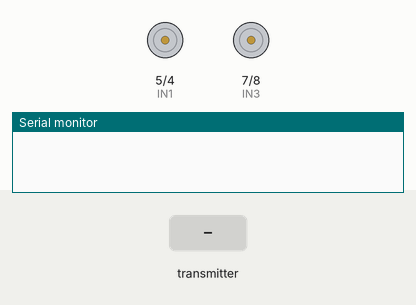
Recording of a sketch running on a simulated Arduino Uno, built with avr-gcc and run on an emulated ATmega328P. Parts: motor-driver pin pairs drawn as motors (green arrow = first pin HIGH = forward, orange = second pin HIGH = backward, longer = more drive, scaled by the enable pin), the last lines printed to the serial monitor. The test bench sets the inputs (shaded band). No radio packets arrive unless stated.

Above: at 2.2 s.
2.3 s: the transmitter starts sending data.0 = 0
3.8 s: the transmitter starts sending data.1 = 1023
At 4.8 s:
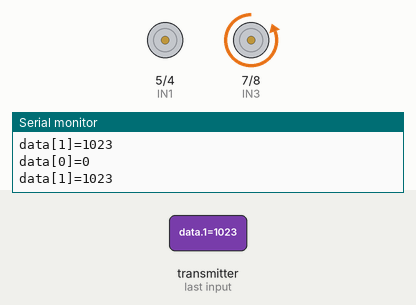
5.3 s: the transmitter starts sending data.0 = 1023
At 6.0 s:
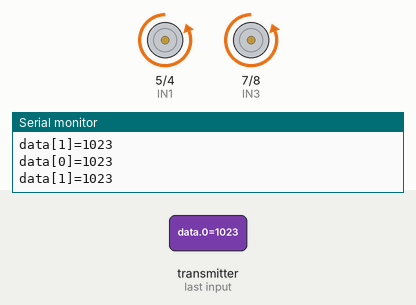
6.8 s: the transmitter starts sending data.1 = 256
At 7.1 s:
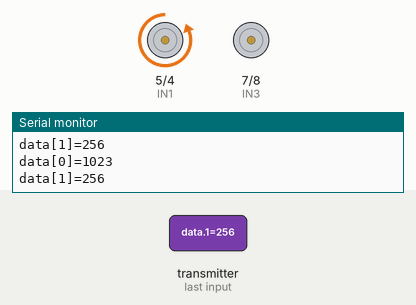
8.3 s: the transmitter starts sending data.0 = 256
At 9.4 s:
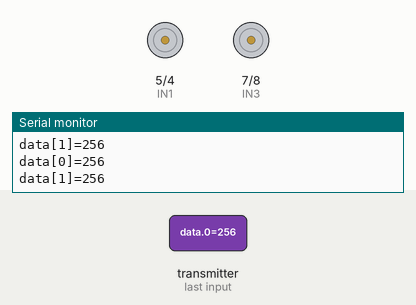
Timing chart, 0 to 10.8 s (numbered marks = the images above; inputs shaded):
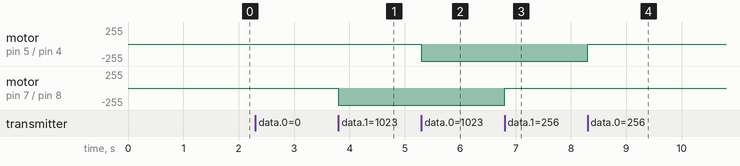

The sketch:

motorss.ino
```cpp
#include <SPI.h>                                          // Подключаем библиотеку  для работы с шиной SPI
#include "nRF24L01.h"                                     // Подключаем файл настроек из библиотеки RF24
#include "RF24.h"                                         // Подключаем библиотеку  для работы с nRF24L01+
RF24 radio(9, 10);                                        // Создаём объект radio   для работы с библиотекой RF24
int data[2];
int input=0,ost;
int r[2];
// визначаємо піни управління правим мотором
int IN1 = 5;
int IN2 = 4;
// визначаємо піни управління лівим мотором
int IN3 = 7;
int IN4 = 8;
// визначаємо піни управління швидкістю правого мотора
int ENA = 6;
// визначаємо піни управління швидкістю лівого мотора
int ENB = 3;


void setup()
{
Serial.begin(9600);
  delay(1000);                                          // Почнемо роботу індикатора
  radio.begin();                                        // Почнемо роботу nRF24L01 +
  radio.setChannel(5);                                  // Вказуємо канал прийому даних
  radio.setDataRate (RF24_1MBPS);                       // Вказуємо швидкість передачі даних
  radio.setPALevel (RF24_PA_HIGH);                      // Вказуємо потужність передавача
  radio.openReadingPipe (1,0x1234567890LL);            // Відкриваємо 1 трубу з ідентифікатором 0x1234567890 для прийому даних
  radio.startListening ();

  pinMode (IN1, OUTPUT);
  pinMode (IN2, OUTPUT);
  pinMode (IN3, OUTPUT);
  pinMode (IN4, OUTPUT);
  pinMode (ENA, OUTPUT);
  pinMode (ENB, OUTPUT);

}

void testA(int i)
{
  digitalWrite (IN2, HIGH);
  digitalWrite (IN1, LOW);
  analogWrite(ENA, i);
}
void testB(int i)
{
  digitalWrite (IN4, HIGH);
  digitalWrite (IN3, LOW);
  analogWrite(ENB, i);
}
void loop()
{

      if ( radio.available() )
  {
    radio.read( &data, sizeof(data) );
     input = data[0];
     ost = data[1];
     //ost = input%10;
     //input = (input-ost)/10;
     //Serial.print(input);
     //if (ost == 1)
     //testA(input);
        //else
     // testB(ost);
     if (input<0)
        input*=(-1);
     if (ost<0)
        ost*=(-1);
     testA(input);
     testB(ost);
 Serial.print("data[0]=");
 Serial.println(data[0]);
  Serial.print("data[1]=");
 Serial.println(data[1]);
}}
```

Measured:
- after the input at 3.8 s, motor on pin 7 (IN3) / pin 8 (IN4): stopped → backward 255/255 at once
- after the input at 5.3 s, motor on pin 5 (IN1) / pin 4 (IN2): stopped → backward 255/255 at once
- after the input at 6.8 s, motor on pin 7 (IN3) / pin 8 (IN4): backward 255/255 → stopped at once
- after the input at 8.3 s, motor on pin 5 (IN1) / pin 4 (IN2): backward 255/255 → stopped at once
